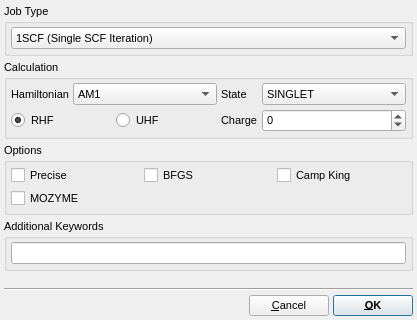
<?xml version="1.0" encoding="UTF-8"?>
<ui version="4.0">
 <class>MOPACControlExportOptionsDialog</class>
 <widget class="QDialog" name="MOPACControlExportOptionsDialog">
  <property name="geometry">
   <rect>
    <x>0</x>
    <y>0</y>
    <width>417</width>
    <height>320</height>
   </rect>
  </property>
  <property name="font">
   <font>
    <pointsize>8</pointsize>
   </font>
  </property>
  <property name="windowTitle">
   <string>MOPAC Control File Export Options</string>
  </property>
  <property name="windowIcon">
   <iconset resource="../../gui/icons.qrc">
    <normaloff>:/program/icons/aten.png</normaloff>:/program/icons/aten.png</iconset>
  </property>
  <layout class="QVBoxLayout" name="verticalLayout_2">
   <property name="spacing">
    <number>4</number>
   </property>
   <property name="leftMargin">
    <number>4</number>
   </property>
   <property name="topMargin">
    <number>4</number>
   </property>
   <property name="rightMargin">
    <number>4</number>
   </property>
   <property name="bottomMargin">
    <number>4</number>
   </property>
   <item>
    <widget class="QGroupBox" name="JobTypeGroup">
     <property name="title">
      <string>Job Type</string>
     </property>
     <layout class="QHBoxLayout" name="horizontalLayout_3">
      <property name="leftMargin">
       <number>4</number>
      </property>
      <property name="topMargin">
       <number>4</number>
      </property>
      <property name="rightMargin">
       <number>4</number>
      </property>
      <property name="bottomMargin">
       <number>4</number>
      </property>
      <item>
       <widget class="QComboBox" name="JobTypeCombo">
        <item>
         <property name="text">
          <string>1SCF (Single SCF Iteration)</string>
         </property>
        </item>
        <item>
         <property name="text">
          <string>EF (Optimisation)</string>
         </property>
        </item>
        <item>
         <property name="text">
          <string>BFGS (Optimisation)</string>
         </property>
        </item>
        <item>
         <property name="text">
          <string>FORCE (Vibrations)</string>
         </property>
        </item>
        <item>
         <property name="text">
          <string>FORCETS (Vibrations)</string>
         </property>
        </item>
       </widget>
      </item>
     </layout>
    </widget>
   </item>
   <item>
    <widget class="QGroupBox" name="CalculationGroup">
     <property name="title">
      <string>Calculation</string>
     </property>
     <layout class="QGridLayout" name="gridLayout">
      <property name="leftMargin">
       <number>4</number>
      </property>
      <property name="topMargin">
       <number>4</number>
      </property>
      <property name="rightMargin">
       <number>4</number>
      </property>
      <property name="bottomMargin">
       <number>4</number>
      </property>
      <property name="spacing">
       <number>4</number>
      </property>
      <item row="0" column="0">
       <widget class="QLabel" name="label_2">
        <property name="sizePolicy">
         <sizepolicy hsizetype="Minimum" vsizetype="Preferred">
          <horstretch>0</horstretch>
          <verstretch>0</verstretch>
         </sizepolicy>
        </property>
        <property name="text">
         <string>Hamiltonian</string>
        </property>
       </widget>
      </item>
      <item row="0" column="1">
       <widget class="QComboBox" name="HamiltonianCombo">
        <property name="sizePolicy">
         <sizepolicy hsizetype="Expanding" vsizetype="Fixed">
          <horstretch>0</horstretch>
          <verstretch>0</verstretch>
         </sizepolicy>
        </property>
        <item>
         <property name="text">
          <string>AM1</string>
         </property>
        </item>
        <item>
         <property name="text">
          <string>MNDO</string>
         </property>
        </item>
        <item>
         <property name="text">
          <string>MNDOD</string>
         </property>
        </item>
        <item>
         <property name="text">
          <string>PM3</string>
         </property>
        </item>
        <item>
         <property name="text">
          <string>PM6</string>
         </property>
        </item>
        <item>
         <property name="text">
          <string>PM6-DH2</string>
         </property>
        </item>
        <item>
         <property name="text">
          <string>RM1</string>
         </property>
        </item>
       </widget>
      </item>
      <item row="0" column="2">
       <widget class="QLabel" name="label_3">
        <property name="sizePolicy">
         <sizepolicy hsizetype="Minimum" vsizetype="Preferred">
          <horstretch>0</horstretch>
          <verstretch>0</verstretch>
         </sizepolicy>
        </property>
        <property name="text">
         <string>State</string>
        </property>
       </widget>
      </item>
      <item row="0" column="3">
       <widget class="QComboBox" name="StateCombo">
        <property name="sizePolicy">
         <sizepolicy hsizetype="Expanding" vsizetype="Fixed">
          <horstretch>0</horstretch>
          <verstretch>0</verstretch>
         </sizepolicy>
        </property>
        <item>
         <property name="text">
          <string>SINGLET</string>
         </property>
        </item>
        <item>
         <property name="text">
          <string>EXCITED</string>
         </property>
        </item>
        <item>
         <property name="text">
          <string>DOUBLET</string>
         </property>
        </item>
        <item>
         <property name="text">
          <string>TRIPLET</string>
         </property>
        </item>
        <item>
         <property name="text">
          <string>QUARTET</string>
         </property>
        </item>
        <item>
         <property name="text">
          <string>QUINTET</string>
         </property>
        </item>
        <item>
         <property name="text">
          <string>SEXTET</string>
         </property>
        </item>
        <item>
         <property name="text">
          <string>SEPTET</string>
         </property>
        </item>
        <item>
         <property name="text">
          <string>OCTET</string>
         </property>
        </item>
        <item>
         <property name="text">
          <string>NONET</string>
         </property>
        </item>
       </widget>
      </item>
      <item row="1" column="2">
       <widget class="QLabel" name="label_4">
        <property name="sizePolicy">
         <sizepolicy hsizetype="Minimum" vsizetype="Preferred">
          <horstretch>0</horstretch>
          <verstretch>0</verstretch>
         </sizepolicy>
        </property>
        <property name="text">
         <string>Charge</string>
        </property>
       </widget>
      </item>
      <item row="1" column="3">
       <widget class="QSpinBox" name="ChargeSpin">
        <property name="sizePolicy">
         <sizepolicy hsizetype="Expanding" vsizetype="Fixed">
          <horstretch>0</horstretch>
          <verstretch>0</verstretch>
         </sizepolicy>
        </property>
        <property name="minimum">
         <number>-100</number>
        </property>
        <property name="maximum">
         <number>100</number>
        </property>
       </widget>
      </item>
      <item row="1" column="0" colspan="2">
       <layout class="QHBoxLayout" name="horizontalLayout_2">
        <item>
         <widget class="QRadioButton" name="RHFRadio">
          <property name="text">
           <string>RHF</string>
          </property>
          <property name="checked">
           <bool>true</bool>
          </property>
         </widget>
        </item>
        <item>
         <widget class="QRadioButton" name="UHFRadio">
          <property name="text">
           <string>UHF</string>
          </property>
         </widget>
        </item>
       </layout>
      </item>
     </layout>
    </widget>
   </item>
   <item>
    <widget class="QGroupBox" name="OptionsGroup">
     <property name="title">
      <string>Options</string>
     </property>
     <layout class="QGridLayout" name="gridLayout_2">
      <property name="leftMargin">
       <number>4</number>
      </property>
      <property name="topMargin">
       <number>4</number>
      </property>
      <property name="rightMargin">
       <number>4</number>
      </property>
      <property name="bottomMargin">
       <number>4</number>
      </property>
      <property name="spacing">
       <number>4</number>
      </property>
      <item row="0" column="1">
       <widget class="QCheckBox" name="BFGSCheck">
        <property name="text">
         <string>BFGS</string>
        </property>
       </widget>
      </item>
      <item row="0" column="0">
       <widget class="QCheckBox" name="PreciseCheck">
        <property name="text">
         <string>Precise</string>
        </property>
       </widget>
      </item>
      <item row="1" column="0" colspan="2">
       <widget class="QCheckBox" name="MOZYMECheck">
        <property name="text">
         <string>MOZYME</string>
        </property>
       </widget>
      </item>
      <item row="0" column="2">
       <widget class="QCheckBox" name="CampKingCheck">
        <property name="text">
         <string>Camp King</string>
        </property>
       </widget>
      </item>
     </layout>
    </widget>
   </item>
   <item>
    <widget class="QGroupBox" name="AdditionalKeywordsGroup">
     <property name="title">
      <string>Additional Keywords</string>
     </property>
     <layout class="QVBoxLayout" name="verticalLayout">
      <property name="spacing">
       <number>4</number>
      </property>
      <property name="leftMargin">
       <number>4</number>
      </property>
      <property name="topMargin">
       <number>4</number>
      </property>
      <property name="rightMargin">
       <number>4</number>
      </property>
      <property name="bottomMargin">
       <number>4</number>
      </property>
      <item>
       <widget class="QLineEdit" name="ExtraKeywordsEdit"/>
      </item>
     </layout>
    </widget>
   </item>
   <item>
    <spacer name="verticalSpacer">
     <property name="orientation">
      <enum>Qt::Vertical</enum>
     </property>
     <property name="sizeHint" stdset="0">
      <size>
       <width>362</width>
       <height>48</height>
      </size>
     </property>
    </spacer>
   </item>
   <item>
    <widget class="Line" name="line">
     <property name="orientation">
      <enum>Qt::Horizontal</enum>
     </property>
    </widget>
   </item>
   <item>
    <layout class="QHBoxLayout" name="horizontalLayout">
     <item>
      <spacer name="horizontalSpacer">
       <property name="orientation">
        <enum>Qt::Horizontal</enum>
       </property>
       <property name="sizeHint" stdset="0">
        <size>
         <width>40</width>
         <height>20</height>
        </size>
       </property>
      </spacer>
     </item>
     <item>
      <widget class="QPushButton" name="CancelButton">
       <property name="text">
        <string>&amp;Cancel</string>
       </property>
       <property name="autoDefault">
        <bool>false</bool>
       </property>
       <property name="default">
        <bool>true</bool>
       </property>
      </widget>
     </item>
     <item>
      <widget class="QPushButton" name="OKButton">
       <property name="font">
        <font>
         <weight>75</weight>
         <bold>true</bold>
        </font>
       </property>
       <property name="text">
        <string>&amp;OK</string>
       </property>
       <property name="autoDefault">
        <bool>false</bool>
       </property>
       <property name="default">
        <bool>true</bool>
       </property>
      </widget>
     </item>
    </layout>
   </item>
  </layout>
 </widget>
 <resources>
  <include location="../../gui/icons.qrc"/>
 </resources>
 <connections/>
</ui>
